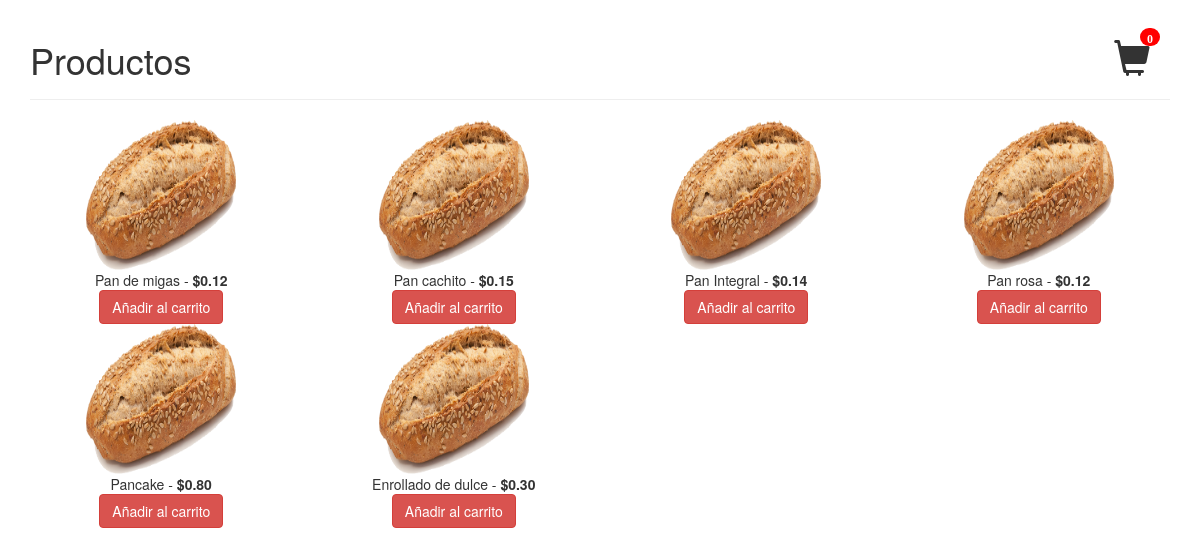
The page /view/Components/carrito.php on the database its author committed.
### tables this page shows
CREATE TABLE `receta` (
  `RECID` int(11) NOT NULL,
  `RECNOMBRE` varchar(100) NOT NULL,
  `RECCOSTO` decimal(10,2) NOT NULL,
  `RECESTADO` int(11) DEFAULT NULL,
  `RECPRECIO` decimal(10,2) DEFAULT NULL
);

### Controller/productoController.php (called while the page is built, shortened)
<?php
class productoController extends Connection
{
    public function consultarparacarrito(){
        $cone = Connection::get_conn();
        $statement = $cone->prepare("SELECT RECPRECIO,RECNOMBRE,RECID FROM receta");
        $statement->execute();
        return $statement->fetchall(PDO::FETCH_NUM);
    }
}

### view/Components/carrito.php (the view, shortened to what this page needs)
<?php
require '../../Controller/productoController.php';
$productoController = new productoController();
?><html>
<head>
  <link rel="stylesheet" href="css/bootstrap.min.css">
</head>
<body class="container">
  <div class="page-header">
    <h1>Productos
      <div style="float: right; cursor: pointer;">
        <span class="glyphicon glyphicon-shopping-cart my-cart-icon"><span class="badge badge-notify my-cart-badge"></span></span>
      </div>
    </h1>
  </div>
  <div class="row">
    <?php
    $vec = $productoController->consultarparacarrito();
        for ($i=0; $i < count($vec) ; $i++) {
    ?>
    <div class="col-md-3 text-center">
      <img src="images/pngwave.png" width="150px" height="150px">
      <br>
      <?php echo $vec[$i][1];?> - <strong>$<?php echo $vec[$i][0];?></strong>
      <br>
      <button class="btn btn-danger my-cart-btn" data-id="<?php echo $vec[$i][2];?>" data-name="<?php echo $vec[$i][1];?>" data-summary="summary <?php echo $i + 1;?>" data-price="<?php echo $vec[$i][0];?>" data-quantity="1" data-image="images/img_1.png">Añadir al carrito</button>
    </div>
    <?php } ?>
  </div>
</body>
</html>

### view/Components/carrito.php (style rules this page uses)
.badge-notify { background:red; position:relative; top: -20px; right: 10px; }

### rows shown on the page
receta: RECNOMBRE "Pan de migas", RECPRECIO "0.12"
receta: RECNOMBRE "Pan cachito", RECPRECIO "0.15"
receta: RECNOMBRE "Pan Integral", RECPRECIO "0.14"
receta: RECNOMBRE "Pan rosa", RECPRECIO "0.12"
receta: RECNOMBRE "Pancake", RECPRECIO "0.80"
receta: RECNOMBRE "Enrollado de dulce", RECPRECIO "0.30"
